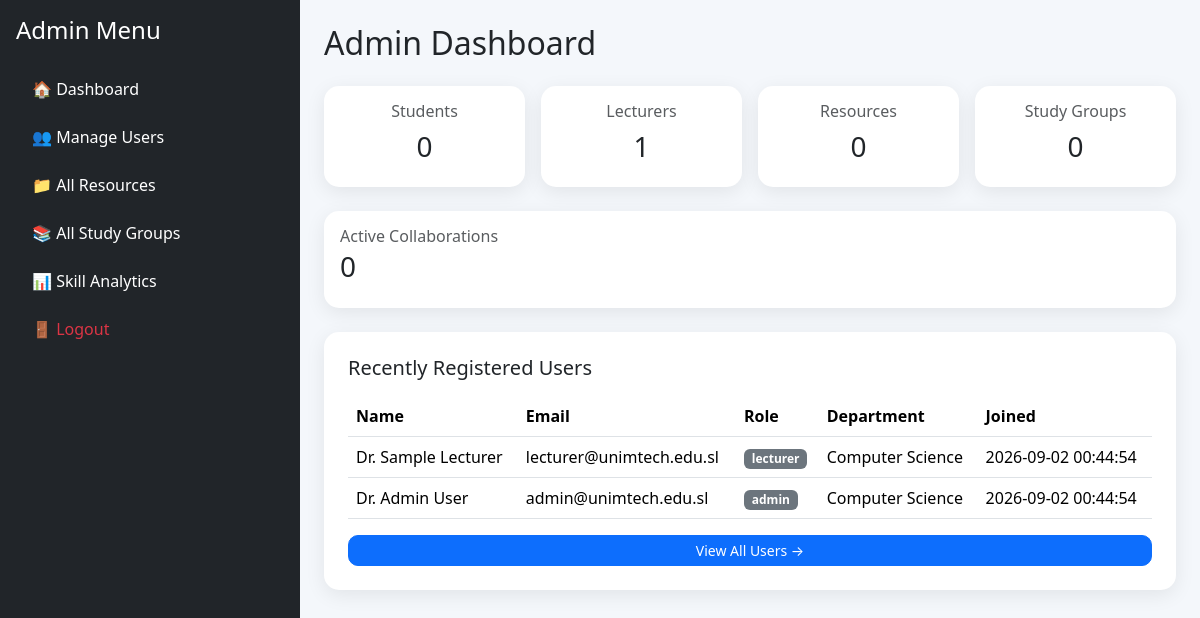
Page /admin/dashboard.php (signed in) on the committed database.
### tables this page shows
CREATE TABLE users (
    id                INT AUTO_INCREMENT PRIMARY KEY,
    full_name         VARCHAR(150) NOT NULL,
    student_id        VARCHAR(50)  NULL,
    email             VARCHAR(150) NOT NULL UNIQUE,
    password          VARCHAR(255) NOT NULL,
    role              ENUM('student', 'lecturer', 'admin') NOT NULL DEFAULT 'student',
    department        VARCHAR(100) NULL,
    programme         VARCHAR(100) NULL,
    level             VARCHAR(10)  NULL,
    gender            VARCHAR(20)  NULL,
    phone             VARCHAR(30)  NULL,
    bio               TEXT         NULL,
    interests         TEXT         NULL,
    profile_picture   VARCHAR(255) NULL,
    reputation_points INT NOT NULL DEFAULT 0,
    status            ENUM('Active', 'Suspended') NOT NULL DEFAULT 'Active',
    created_at        TIMESTAMP    NOT NULL DEFAULT CURRENT_TIMESTAMP
);

### admin/dashboard.php (the view, shortened to what this page needs)
<?php
require_once "../config/database.php";
$total_students = mysqli_fetch_assoc(
    mysqli_query($conn, "SELECT COUNT(*) AS total FROM users WHERE role = 'student'")
)['total'];
$total_lecturers = mysqli_fetch_assoc(
    mysqli_query($conn, "SELECT COUNT(*) AS total FROM users WHERE role = 'lecturer'")
)['total'];
$total_resources = mysqli_fetch_assoc(
    mysqli_query($conn, "SELECT COUNT(*) AS total FROM resources")
)['total'];
$total_groups = mysqli_fetch_assoc(
    mysqli_query($conn, "SELECT COUNT(*) AS total FROM study_groups")
)['total'];
$total_collaborations = mysqli_fetch_assoc(
    mysqli_query($conn, "SELECT COUNT(*) AS total FROM collaboration_requests WHERE status = 'Accepted'")
)['total'];
$recent_users_result = mysqli_query(
    $conn,
    "SELECT id, full_name, email, role, department, created_at
     FROM users
     ORDER BY id DESC
     LIMIT 5"
);
include "../templates/header.php";
?>
<div class="container-fluid">
    <div class="row">
        <div class="col-md-3 p-0">
            <?php include "../templates/admin_sidebar.php"; ?>
        </div>
        <div class="col-md-9 p-4">
            <h2 class="mb-4">Admin Dashboard</h2>
            <div class="row g-3 mb-4">
                <div class="col-md-3">
                    <div class="card p-3 text-center">
                        <h6 class="text-muted">Students</h6>
                        <h3><?= (int) $total_students; ?></h3>
                    </div>
                </div>
                <div class="col-md-3">
                    <div class="card p-3 text-center">
                        <h6 class="text-muted">Lecturers</h6>
                        <h3><?= (int) $total_lecturers; ?></h3>
                    </div>
                </div>
                <div class="col-md-3">
                    <div class="card p-3 text-center">
                        <h6 class="text-muted">Resources</h6>
                        <h3><?= (int) $total_resources; ?></h3>
                    </div>
                </div>
                <div class="col-md-3">
                    <div class="card p-3 text-center">
                        <h6 class="text-muted">Study Groups</h6>
                        <h3><?= (int) $total_groups; ?></h3>
                    </div>
                </div>
            </div>
            <div class="card p-3 mb-4">
                <h6 class="text-muted mb-1">Active Collaborations</h6>
                <h3><?= (int) $total_collaborations; ?></h3>
            </div>
            <div class="card p-4">
                <h5 class="mb-3">Recently Registered Users</h5>
                <table class="table table-hover">
                    <thead>
                        <tr>
                            <th>Name</th>
                            <th>Email</th>
                            <th>Role</th>
                            <th>Department</th>
                            <th>Joined</th>
                        </tr>
                    </thead>
                    <tbody>
                        <?php while ($u = mysqli_fetch_assoc($recent_users_result)): ?>
                            <tr>
                                <td><?= htmlspecialchars($u['full_name']); ?></td>
                                <td><?= htmlspecialchars($u['email']); ?></td>
                                <td>
                                    <span class="badge bg-secondary"><?= htmlspecialchars($u['role']); ?></span>
                                </td>
                                <td><?= htmlspecialchars($u['department'] ?? '—'); ?></td>
                                <td><?= htmlspecialchars($u['created_at'] ?? '—'); ?></td>
                            </tr>
                        <?php endwhile; ?>
                    </tbody>
                </table>
                <a href="users.php" class="btn btn-primary btn-sm">View All Users →</a>
            </div>
        </div>
    </div>
</div>
<?php include "../templates/footer.php"; ?>

### templates/header.php (style rules this page uses)
body { background:#f4f7fb; }
.card { border:none; border-radius:15px; box-shadow:0 5px 20px rgba(0,0,0,.08); }
.btn-primary { border-radius:10px; }

### rows in the picture
users: full_name "Dr. Sample Lecturer", email "lecturer@unimtech.edu.sl", role "lecturer", department "Computer Science", created_at "2026-09-02 00:44:54"
users: full_name "Dr. Admin User", email "admin@unimtech.edu.sl", role "admin", department "Computer Science", created_at "2026-09-02 00:44:54"

### other values in the picture
$total_students "0"
$total_lecturers "1"
$total_resources "0"
$total_groups "0"
$total_collaborations "0"
